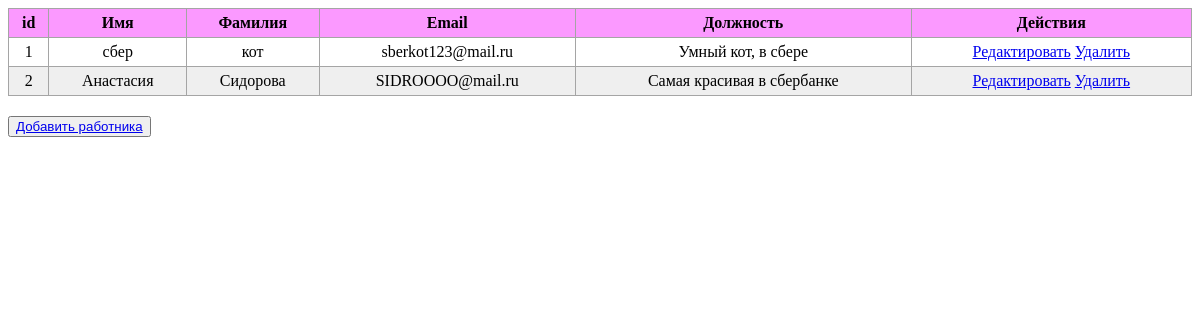
Page /workers (signed in) on the earlier database version.
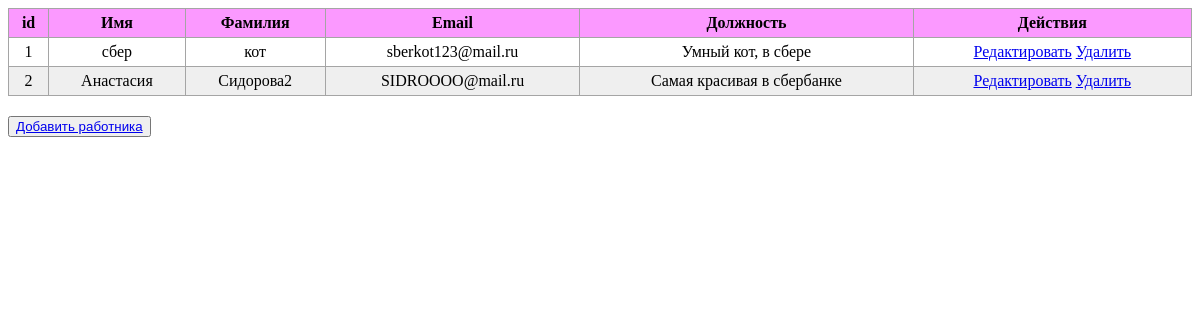
Same page on the later database version.
### CRM/models.py (models this page shows, shortened)
class Worker(models.Model):
    name = models.CharField(max_length=255, default='workername')
    last_name = models.CharField(max_length=255, default='workerlastname')
    email = models.EmailField(null=True)
    position = models.TextField()

### CRM/views.py (the view)
# urls.py: path('workers', WorkerList.as_view()),
@method_decorator(staff_member_required, name='dispatch')
class WorkerList(ListView):
    model = Worker
    queryset = Worker.objects.all()
    template_name = 'worker_list.html'
    context_object_name = 'workers'

### templates/worker_list.html (shortened to what this page needs)
{% extends 'default.html' %}
{% block content %}
    <table>
        <tr>
            <th>id</th>
            <th>Имя</th>
            <th>Фамилия</th>
            <th>Email</th>
            <th>Должность</th>
            <th>Действия</th>
        </tr>
        {% for worker in workers %}
            <tr>
                <td>{{ worker.id }}</td>
                <td>{{ worker.name }}</td>
                <td>{{ worker.last_name }}</td>
                <td>{{ worker.email }}</td>
                <td>{{ worker.position }}</td>
                <td><a href="/workers/{{ worker.id }}">Редактировать</a> <a href="/workers/delete/{{ worker.id }}">Удалить</a></td>
            </tr>
        {% endfor %}
    </table>
    <button><a href="workers/add">Добавить работника</a></button>
{% endblock content %}

Differences in the rows shown:
changed Worker "Анастасия": last_name "Сидорова" → "Сидорова2"
